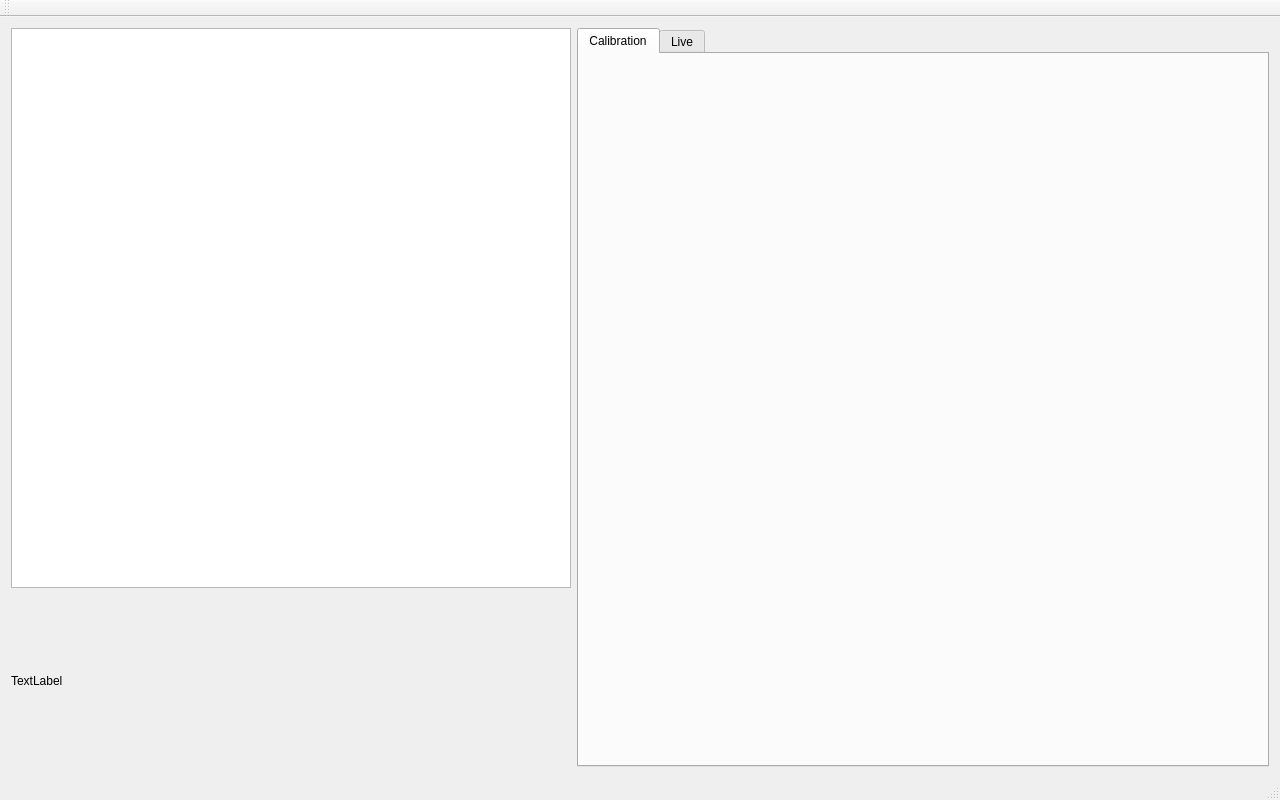
<?xml version="1.0" encoding="UTF-8"?>
<ui version="4.0">
 <class>MainWindow</class>
 <widget class="QMainWindow" name="MainWindow">
  <property name="geometry">
   <rect>
    <x>0</x>
    <y>0</y>
    <width>1280</width>
    <height>800</height>
   </rect>
  </property>
  <property name="windowTitle">
   <string>MainWindow</string>
  </property>
  <widget class="QWidget" name="centralWidget">
   <layout class="QGridLayout" name="gridLayout" columnstretch="1,0,0,2">
    <item row="0" column="0">
     <layout class="QVBoxLayout" name="viewerVerticalLayout">
      <item>
       <layout class="QHBoxLayout" name="viewerHorizontalLayout">
        <property name="leftMargin">
         <number>0</number>
        </property>
        <item>
         <widget class="ImageViewer" name="imageViewer">
          <property name="enabled">
           <bool>true</bool>
          </property>
          <property name="minimumSize">
           <size>
            <width>560</width>
            <height>560</height>
           </size>
          </property>
          <property name="maximumSize">
           <size>
            <width>560</width>
            <height>560</height>
           </size>
          </property>
         </widget>
        </item>
       </layout>
      </item>
      <item>
       <widget class="QLabel" name="label">
        <property name="text">
         <string>TextLabel</string>
        </property>
       </widget>
      </item>
     </layout>
    </item>
    <item row="0" column="3">
     <layout class="QVBoxLayout" name="modalityVerticalLayout">
      <property name="leftMargin">
       <number>0</number>
      </property>
      <item>
       <widget class="QTabWidget" name="modalityTabWidget">
        <property name="currentIndex">
         <number>0</number>
        </property>
        <widget class="QWidget" name="Calibration">
         <attribute name="title">
          <string>Calibration</string>
         </attribute>
        </widget>
        <widget class="QWidget" name="Live">
         <attribute name="title">
          <string>Live</string>
         </attribute>
        </widget>
       </widget>
      </item>
     </layout>
    </item>
   </layout>
  </widget>
  <widget class="QMenuBar" name="menuBar">
   <property name="geometry">
    <rect>
     <x>0</x>
     <y>0</y>
     <width>1280</width>
     <height>21</height>
    </rect>
   </property>
  </widget>
  <widget class="QToolBar" name="mainToolBar">
   <attribute name="toolBarArea">
    <enum>TopToolBarArea</enum>
   </attribute>
   <attribute name="toolBarBreak">
    <bool>false</bool>
   </attribute>
  </widget>
  <widget class="QStatusBar" name="statusBar"/>
 </widget>
 <layoutdefault spacing="6" margin="11"/>
 <customwidgets>
  <customwidget>
   <class>ImageViewer</class>
   <extends>QGraphicsView</extends>
   <header>../include/ImageViewer.h</header>
  </customwidget>
 </customwidgets>
 <resources/>
 <connections/>
</ui>
